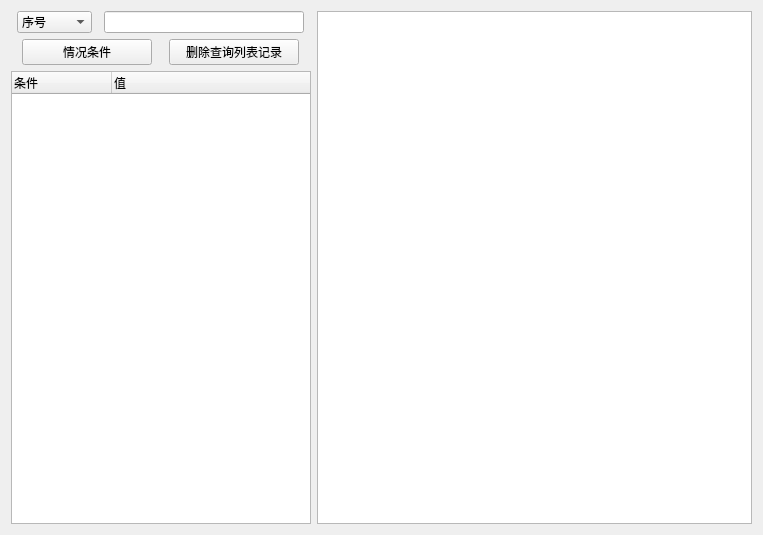
<?xml version="1.0" encoding="UTF-8"?>
<ui version="4.0">
 <class>CheckMac</class>
 <widget class="QWidget" name="CheckMac">
  <property name="geometry">
   <rect>
    <x>0</x>
    <y>0</y>
    <width>763</width>
    <height>535</height>
   </rect>
  </property>
  <property name="windowTitle">
   <string>Form</string>
  </property>
  <layout class="QHBoxLayout" name="horizontalLayout_3" stretch="0,0">
   <item>
    <layout class="QVBoxLayout" name="verticalLayout">
     <item>
      <layout class="QHBoxLayout" name="horizontalLayout">
       <item>
        <widget class="QComboBox" name="comboBoxInput">
         <property name="maximumSize">
          <size>
           <width>75</width>
           <height>16777215</height>
          </size>
         </property>
         <item>
          <property name="text">
           <string>序号</string>
          </property>
         </item>
         <item>
          <property name="text">
           <string>重工号</string>
          </property>
         </item>
        </widget>
       </item>
       <item>
        <widget class="QLineEdit" name="lineEditInput">
         <property name="maximumSize">
          <size>
           <width>200</width>
           <height>16777215</height>
          </size>
         </property>
        </widget>
       </item>
      </layout>
     </item>
     <item>
      <layout class="QHBoxLayout" name="horizontalLayout_2">
       <item>
        <widget class="QPushButton" name="pushButton">
         <property name="maximumSize">
          <size>
           <width>130</width>
           <height>16777215</height>
          </size>
         </property>
         <property name="text">
          <string>情况条件</string>
         </property>
        </widget>
       </item>
       <item>
        <widget class="QPushButton" name="pushButtonDelete">
         <property name="maximumSize">
          <size>
           <width>130</width>
           <height>16777215</height>
          </size>
         </property>
         <property name="text">
          <string>删除查询列表记录</string>
         </property>
        </widget>
       </item>
      </layout>
     </item>
     <item>
      <widget class="QTreeWidget" name="treeWidgetInput">
       <property name="maximumSize">
        <size>
         <width>300</width>
         <height>16777215</height>
        </size>
       </property>
       <column>
        <property name="text">
         <string>条件</string>
        </property>
       </column>
       <column>
        <property name="text">
         <string>值</string>
        </property>
       </column>
      </widget>
     </item>
    </layout>
   </item>
   <item>
    <widget class="QTableView" name="tableView"/>
   </item>
  </layout>
 </widget>
 <resources/>
 <connections/>
</ui>
